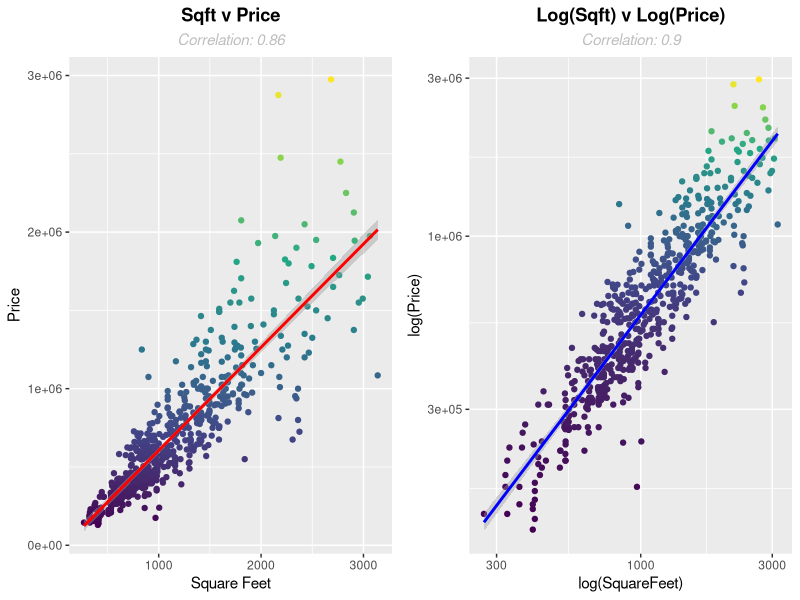

This figure's R source:
# Packages ----------------------------------------------------------------

require(dplyr)
require(stringr)
require(gridExtra)
require(ggplot2)


# Data --------------------------------------------------------------------

df <- read.csv(file = "./data/RealEstate.csv")

names(df) <-
        names(df) |>
        gsub(pattern = "\\.", replacement = "")  |>
        str_to_title()


# Linear Relationship -----------------------------------------------------

grid.arrange(
        ggplot(data = df, aes(
                x = Sqft, y = Price, col = Price
        )) +
                geom_point() +
                geom_smooth(method = "lm", col = "red", formula = y ~ x) +
                labs(
                        title = "Sqft v Price",
                        subtitle = paste0("Correlation: ", cor(df$Sqft, df$Price)
                                          |> round(2)),
                        x = "Square Feet",
                        y = "Price"
                ) +
                theme(
                        plot.title = element_text(hjust = 0.5, face = "bold"),
                        plot.subtitle = element_text(
                                hjust = 0.5,
                                face = "italic",
                                color = "gray"
                        )
                ) + guides(col = "none") +
                scale_color_viridis_c(),
        ggplot(data = df, aes(
                x = Sqft, y = Price, col = Price
        )) +
                geom_point() +
                geom_smooth(method = "lm", col = "blue", formula = y ~ x) +
                scale_x_log10() +
                scale_y_log10() +
                labs(
                        title = "Log(Sqft) v Log(Price)",
                        subtitle = paste0("Correlation: ", cor(log(df$Sqft),
                                                               log(df$Price))
                                          |> round(2)),
                        x = "log(SquareFeet)",
                        y = "log(Price)"
                ) +
                theme(
                        plot.title = element_text(hjust = 0.5, face = "bold"),
                        plot.subtitle = element_text(
                                hjust = 0.5,
                                face = "italic",
                                color = "gray"
                        )
                ) + guides(col = "none") +
                scale_color_viridis_c(),
        nrow = 1
)

# Multiple Linear Regression Model ----------------------------------------

# LN(PRICE) = β0 + β1LN(SQFT) + β2BED + β3BATH + β4FLOORS + β5DIST

fit <- lm(data = df,
            formula = log(Price) ~ log(Sqft) + Bed + Bath + Floors + Distkm)

summodel <- summary(fit)


# Quiz Solution -----------------------------------------------------------

# Question 1: B4 value
# Report the estimated value of β4, round the answer to four decimal digits.
coef(fit)[5]

# Question 2: Prediction
# Using the estimated regression model, predict the price in dollars
# of an apartment that is 1000 sqft in size, has 2 Bedrooms, 2 Bathrooms, 
# is in a building with 8 Floors and is 1.2 Km from the City Park. 
# Round your answer to a whole number.

coef(fit) %*% c(1, log(1000), 2, 2, 8, 1.2) |> exp() |> round(0)

# Question 3: Confidence Bounds for Prediction
# Calculate a 95% confidence interval for your predicted price
predict.lm(
        object = fit,
        newdata= df[1, ] |> 
                select(-Price) |> 
                within({
                        Sqft <- 1000
                        Bed <- 2
                        Bath <- 2
                        Floors <- 8
                        Distkm <- 1.2
                }),
        interval = "prediction",
        level = 0.95
) |> exp()
